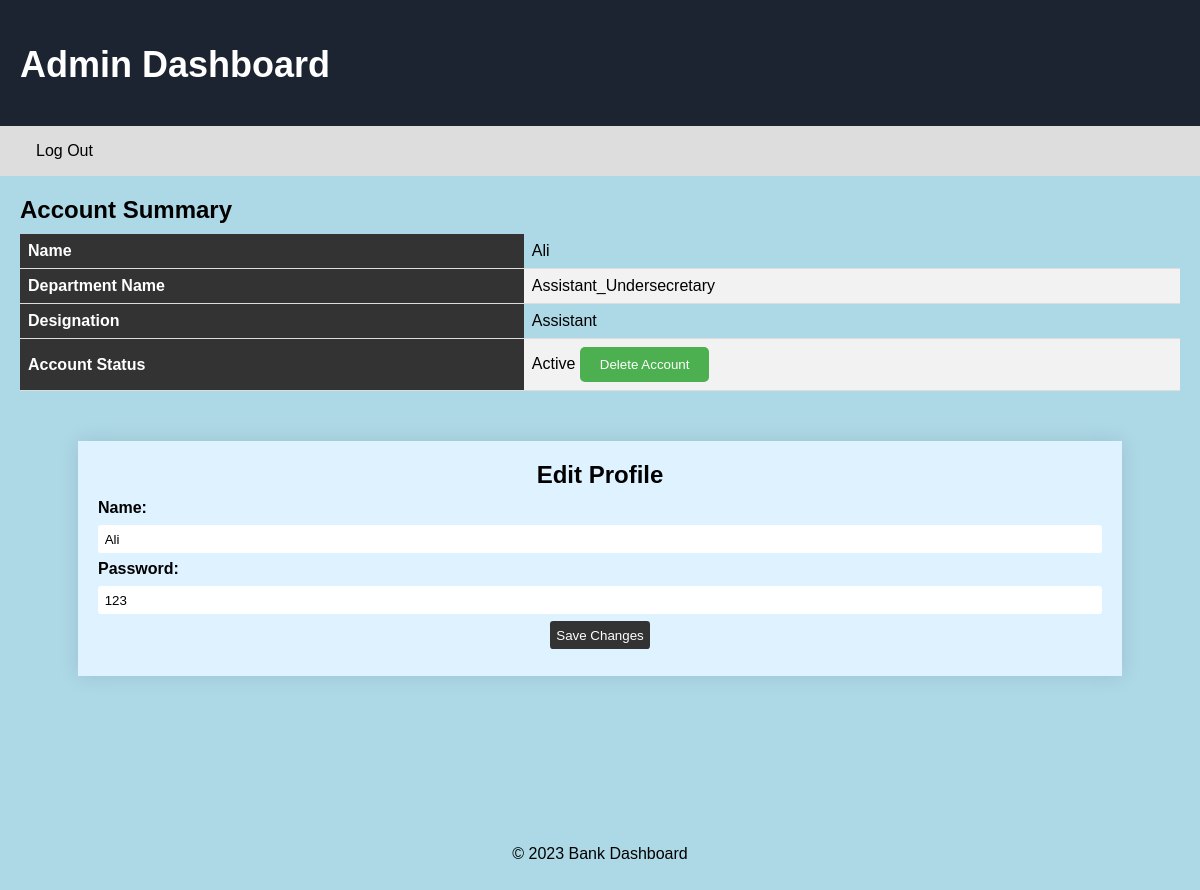
The app's page /admin1.php?var=Ali (signed in) with its own data.
### tables this page shows
CREATE TABLE `accounts` (
  `id` int(40) UNSIGNED NOT NULL,
  `username` varchar(40) NOT NULL,
  `password` varchar(40) NOT NULL,
  `department_name` varchar(40) NOT NULL,
  `department_no` varchar(40) NOT NULL,
  `section` varchar(40) NOT NULL,
  `designation` varchar(30) NOT NULL,
  `callee_name` varchar(40) NOT NULL,
  `callee_link` varchar(100) NOT NULL,
  `upcomming_call` tinyint(1) DEFAULT NULL,
  `file_name` varchar(80) NOT NULL,
  `profile_pic` tinyint(1) DEFAULT NULL,
  `role` varchar(50) NOT NULL DEFAULT 'Customer',
  `phone` bigint(50) NOT NULL,
  `dob` date NOT NULL
);

### admin1.php (the view, shortened to what this page needs)
<?php
$var = explode(",", $_GET["var"]);
$user1=$var[0];
  $host = "localhost";
  $dbusername = "root";
  $dbpassword = "";
  $dbname = "ministry";
  $conn = new mysqli ($host, $dbusername, $dbpassword, $dbname);
	if (mysqli_connect_error())
	{
	  die('Connect Error ('. mysqli_connect_errno() .') '
	 . mysqli_connect_error());
	}
	else
	{
$query = "SELECT * FROM accounts WHERE username = '$user1'";
$run_query = mysqli_query($conn, $query);
  $row = mysqli_fetch_assoc($run_query);
  $name=$row["username"];
  $password=$row["password"];
  $department=$row["department_name"];
  $designation=$row["designation"];
}
?>
<!DOCTYPE html>
<html>
<head>
	<link rel="stylesheet" href="Styles/style.css">
</head>
<body style="  background-color: lightblue;">
	<header>
		<h1>Admin Dashboard</h1>
	</header>
	<nav>
		<ul >
			<li><a href="logout.php" style="color:black;">Log Out</a></li>
		</ul>
	</nav>
	<div class="container">
	<div class="dashboard">
		<div id="account-summary">
			<h2>Account Summary</h2>
			<table>
				<tr>
					<th>Name</th>
					<td><?php  echo $name;?></td>
				</tr>
				<tr>
					<th>Department Name</th>
					<td><?php  echo $department;?></td>
				</tr>
				<tr>
					<th>Designation</th>
					<td><?php  echo $designation;?></td>
				</tr>
				<tr>
					<th>Account Status</th>
					<td>Active
<button onclick="location.href='admin1.php?var=<?php echo $name;?>,<?php echo 'Delete';?>';">Delete Account</button>
</td>
				</tr>
			</table>
		</div>
<form action="admin1.php?var=<?php echo $name;?>" method="post">
  <h2 style="text-align: center;">Edit Profile</h2>
  <label for="name">Name:</label>
  <input type="text" id="name" name="name" value="<?php echo $name;?>">
  <label for="password">Password:</label>
  <input type="text" id="password" name="password" value="<?php echo $password;?>">
  <div style="text-align: center;">
  <button type="submit">Save Changes</button>
</div>
 </form>
	<footer>
		<p style="text-align: center; padding-top:10%;">&copy; 2023 Bank Dashboard</p>
	</footer>
</body>
</html>

### Styles/style.css (style rules this page uses)
body { font-family: sans-serif; margin: 0; padding: 0; }
header { background-color: #333; color: #fff; padding: 1em; text-align: center; }
nav { background-color: #ddd; padding: 1em; }
nav ul { list-style: none; margin: 0; padding: 0; }
nav li { display: inline-block; margin-right: 1em; }
nav a { color: #333; text-decoration: none; }
h2 { margin-top: 0; }
ul { list-style: none; margin: 0; padding: 0; }
li { margin: 0.5em 0; }
table { border-collapse: collapse; width: 100%; }
th, td { padding: 0.5em; text-align: left; border-bottom: 1px solid #ddd; }
th { background-color: #333; color: #fff; }
label { display: block; margin-bottom: 0.5em; }
input[type="text"], input[type="number"], button[type="submit"] { padding: 0.5em; border-radius: 0.25em; border: none; margin-bottom: 0.5em; }
button[type="submit"] { background-color: #333; color: #fff; cursor: pointer; }
header { background-color: #1c2331; color: #fff; display: flex; justify-content: space-between; align-items: center; padding: 20px; }
nav ul { list-style: none; margin: 0; padding: 0; display: flex; }
nav li { margin: 0 10px; }
nav a { color: #fff; text-decoration: none; padding: 10px; }

### admin1.php (style rules this page uses)
* { box-sizing: border-box; }
body { font-family: Arial, sans-serif; margin: 0; padding: 0; }
h1 { font-size: 36px; font-weight: bold; margin-bottom: 20px; }
h2 { font-size: 24px; font-weight: bold; margin-bottom: 10px; }
p { font-size: 16px; line-height: 1.5; margin-bottom: 20px; }
button { background-color: #4CAF50; color: #fff; border: none; padding: 10px 20px; border-radius: 5px; cursor: pointer; }
input[type=text], input[type=email], input[type=tel], textarea { width: 100%; padding: 12px; border: 1px solid #ccc; border-radius: 4px; resize: vertical; }
label { display: block; font-weight: bold; margin-bottom: 5px; }
table { border-collapse: collapse; width: 100%; margin-bottom: 20px; }
th, td { text-align: left; padding: 12px; }
th { background-color: #4CAF50; color: #fff; }
tr:nth-child(even) { background-color: #f2f2f2; }
.container { display: flex; flex-wrap: wrap; }
.dashboard { flex: 3; padding: 20px; }
form { margin: 50px auto; width: 90%; background-color: #DFF2FF; box-shadow: 0 0 20px rgba(0, 0, 0, 0.1); padding: 20px; }

### records on screen
accounts: username "Ali", department_name "Assistant_Undersecretary", designation "Assistant", name "Ali", password "123"
